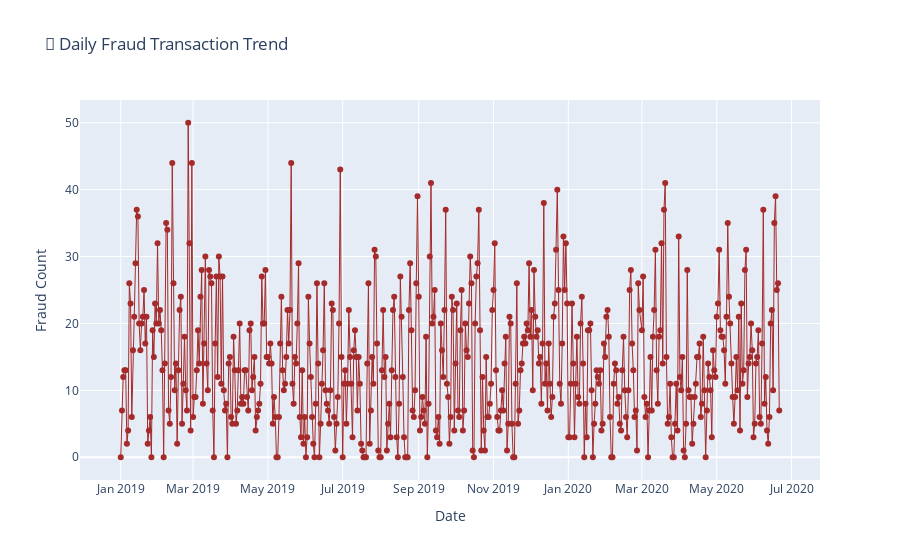

Notebook code for this chart:
### Code cell
import plotly.express as px

fig = px.line(df_trend,
              x='txn_date',
              y='fraud_count',
              title='📅 Daily Fraud Transaction Trend',
              labels={'txn_date': 'Date', 'fraud_count': 'Fraud Count'},
              markers=True)

fig.update_traces(line=dict(color='brown', width=1))
fig.show()

### Figure 1 — Plotly figure (JSON) as saved in the notebook; plotly's stock layout.template omitted (floating-point values rounded to 4 significant figures; data arrays with more than 128 entries replaced by an {"elided": "..."} marker saying what was removed)
{"data": [{"hovertemplate": "Date=%{x}<br>Fraud Count=%{y}<extra></extra>", "legendgroup": "", "line": {"color": "brown", "dash": "solid", "width": 1}, "marker": {"symbol": "circle"}, "mode": "lines+markers", "name": "", "orientation": "v", "showlegend": false, "type": "scatter", "x": {"elided": "537 str values"}, "xaxis": "x", "y": {"elided": "537 int values"}, "yaxis": "y"}], "layout": {"legend": {"tracegroupgap": 0}, "title": {"text": "📅 Daily Fraud Transaction Trend"}, "xaxis": {"anchor": "y", "domain": [0, 1], "title": {"text": "Date"}}, "yaxis": {"anchor": "x", "domain": [0, 1], "title": {"text": "Fraud Count"}}}}
